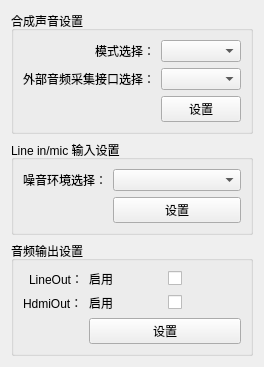
        <widget class="QWidget" name="page_AudConfigur">
         <layout class="QVBoxLayout" name="verticalLayout_20">
          <item>
           <widget class="QGroupBox" name="gro_Syn">
            <property name="title">
             <string>合成声音设置</string>
            </property>
            <layout class="QFormLayout" name="formLayout_23">
             <property name="labelAlignment">
              <set>Qt::AlignRight|Qt::AlignTrailing|Qt::AlignVCenter</set>
             </property>
             <item row="0" column="0">
              <widget class="QLabel" name="lab_SynMode">
               <property name="text">
                <string>模式选择：</string>
               </property>
              </widget>
             </item>
             <item row="1" column="0">
              <widget class="QLabel" name="lab_SynExternalSelect">
               <property name="text">
                <string>外部音频采集接口选择：</string>
               </property>
              </widget>
             </item>
             <item row="0" column="1">
              <widget class="QComboBox" name="com_SynMode"/>
             </item>
             <item row="1" column="1">
              <widget class="QComboBox" name="com_SynExternalSelect"/>
             </item>
             <item row="2" column="1">
              <widget class="QPushButton" name="pus_SynSet">
               <property name="text">
                <string>设置</string>
               </property>
              </widget>
             </item>
            </layout>
           </widget>
          </item>
          <item>
           <widget class="QGroupBox" name="gro_Lin">
            <property name="title">
             <string>Line in/mic 输入设置 </string>
            </property>
            <layout class="QFormLayout" name="formLayout_24">
             <property name="labelAlignment">
              <set>Qt::AlignRight|Qt::AlignTrailing|Qt::AlignVCenter</set>
             </property>
             <item row="0" column="0">
              <widget class="QLabel" name="lab_LinNoiseSelect">
               <property name="text">
                <string>噪音环境选择：</string>
               </property>
              </widget>
             </item>
             <item row="0" column="1">
              <widget class="QComboBox" name="com_LinNoiseSelect"/>
             </item>
             <item row="1" column="1">
              <widget class="QPushButton" name="pus_LinSet">
               <property name="text">
                <string>设置</string>
               </property>
              </widget>
             </item>
            </layout>
           </widget>
          </item>
          <item>
           <widget class="QGroupBox" name="gro_Aud">
            <property name="title">
             <string>音频输出设置</string>
            </property>
            <layout class="QFormLayout" name="formLayout_25">
             <property name="labelAlignment">
              <set>Qt::AlignRight|Qt::AlignTrailing|Qt::AlignVCenter</set>
             </property>
             <item row="0" column="0">
              <widget class="QLabel" name="lab_AudLine">
               <property name="text">
                <string>LineOut：</string>
               </property>
              </widget>
             </item>
             <item row="1" column="0">
              <widget class="QLabel" name="lab_AudHdmi">
               <property name="text">
                <string>HdmiOut：</string>
               </property>
              </widget>
             </item>
             <item row="0" column="1">
              <layout class="QHBoxLayout" name="horizontalLayout_73">
               <item>
                <widget class="QLabel" name="lab_AudLineEna">
                 <property name="text">
                  <string>启用</string>
                 </property>
                </widget>
               </item>
               <item>
                <widget class="QCheckBox" name="che_AudLineEna">
                 <property name="text">
                  <string/>
                 </property>
                </widget>
               </item>
              </layout>
             </item>
             <item row="1" column="1">
              <layout class="QHBoxLayout" name="horizontalLayout_74">
               <item>
                <widget class="QLabel" name="lab_AudHdmiEna">
                 <property name="text">
                  <string>启用</string>
                 </property>
                </widget>
               </item>
               <item>
                <widget class="QCheckBox" name="che_AudHdmiEna">
                 <property name="text">
                  <string/>
                 </property>
                </widget>
               </item>
              </layout>
             </item>
             <item row="2" column="1">
              <widget class="QPushButton" name="pus_AudSet">
               <property name="text">
                <string>设置</string>
               </property>
              </widget>
             </item>
            </layout>
           </widget>
          </item>
         </layout>
        </widget>
